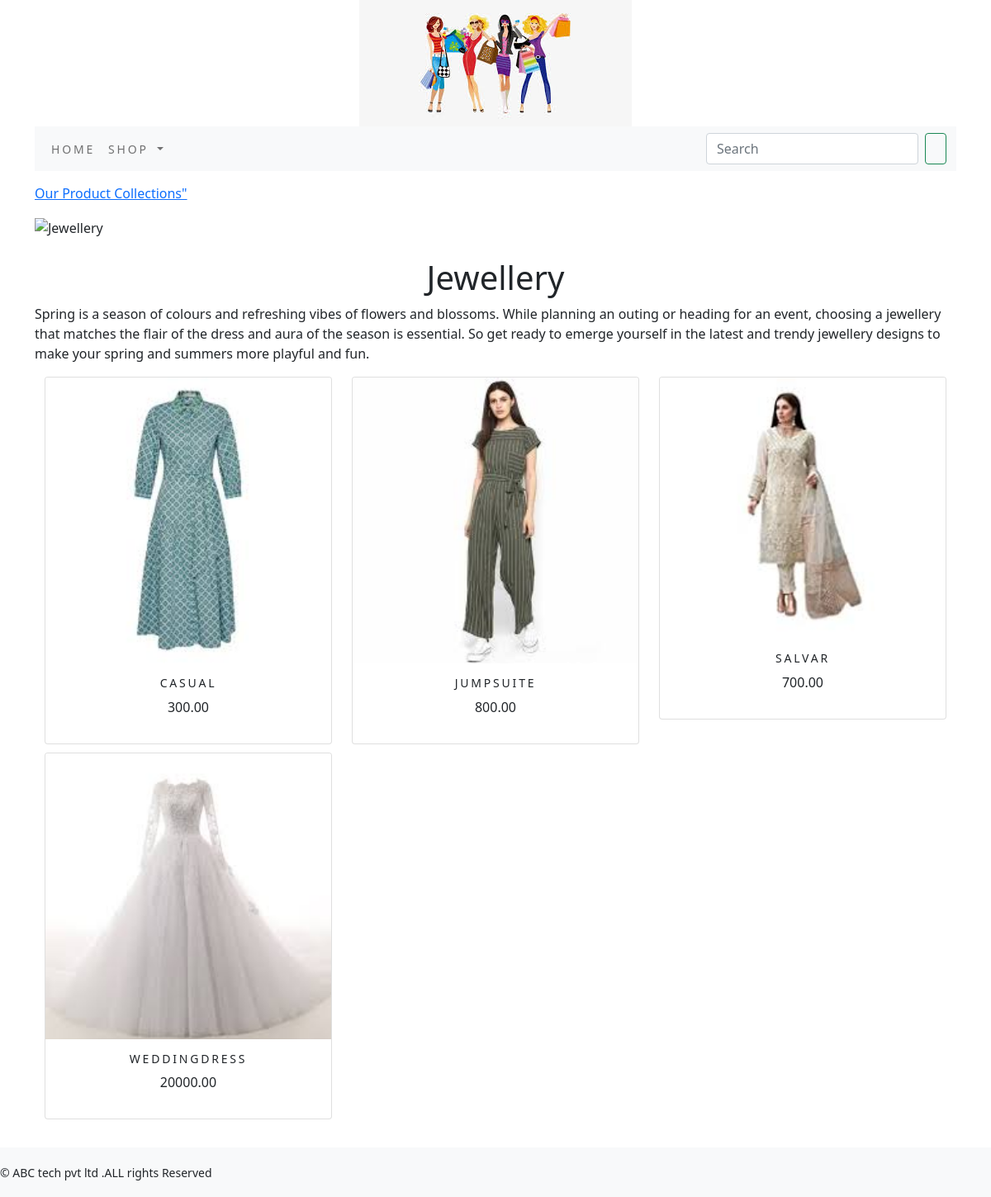
The page /jewellery/ on the database its author committed.
### shopping/models.py (models this page shows, shortened)
class Category(models.Model):
    name=models.CharField(max_length=250,unique=True)
    slug=models.SlugField(max_length=250,unique=True)
    description=models.TextField(blank=True)
    image=models.ImageField(upload_to='category',blank=True)
    class Meta:
        ordering=('name',)
        verbose_name='category'
        verbose_name_plural='categories'
    def get_url(self):
        return reverse('shopping:products_by_category',args=[self.slug])

class product(models.Model):
    name=models.CharField(max_length=250,unique=True)
    slug=models.SlugField(max_length=250,unique=True)
    description=models.TextField(blank=True)
    price=models.DecimalField(max_digits=10,decimal_places=2)
    category=models.ForeignKey(Category,on_delete=models.CASCADE)
    image = models.ImageField(upload_to='product', blank=True)
    stock=models.IntegerField()
    available=models.BooleanField(default=True)
    created=models.DateTimeField(auto_now_add=True)
    updated=models.DateTimeField(auto_now=True)
    def get_url(self):
        return reverse('shopping:proCatdetail',args=[self.category.slug,self.slug])
    class Meta:
        ordering=('name',)
        verbose_name='product'
        verbose_name_plural='products'

### shopping/views.py (the view)
# urls.py: path('', views.allProdCat, name='allProdCat'),
def allProdCat(request,c_slug=None):
    c_page=None
    products_list=None
    if c_slug!=None:
        c_page=get_object_or_404(Category,slug=c_slug)
        products_list=product.objects.all().filter(category=c_page,available=True)
    else:
        products_list=product.objects.all().filter(available=True)
    paginator=Paginator(products_list,6)
    try:
        page=int(request.GET.get('page','1'))
    except:
        page=1
    try:
        products=paginator.page(page)
    except (EmptyPage,InvalidPage):
        products=paginator.page(paginator.num_pages)
    return render(request,"category.html",{'category':c_page,'products':products})

### cart/context_processors.py (called while the page is built)
def counter(request):
    item_count=0
    if 'admin' in request.path:
        return  {}
    else:
        try:
            cart=Cart.objects.filter(cart_id=cart_id(request))
            cart_items=CartItem.objects.all().filter(cart=cart[:1])
            for cart_items in cart_items:
                item_count += cart_items.quantity
        except Cart.DoesNotExist:
            item_count =0
    return dict(item_count=item_count)

### cart/views.py (called while the page is built)
def cart_id(request):
    cart=request.session.session_key
    if not cart:
        cart=request.session.create()
    return cart

### shopping/context_processors.py (called while the page is built)
def menu_links(request):
    links=Category.objects.all()
    return dict(links=links)

### templates/category.html (shortened to what this page needs)
{% extends 'base.html' %}
{% load static %}
{% block content %}
{% if category %}
    <div>
        <div class="row my_row_class">
            <div class="mx-auto">
          <p><a href="{% url 'shopping:allProdCat' %}">Our Product Collections"</a></p>
        </div>
            </div>
    </div>
    {% endif %}
<div class="mx_auto">
    {% if category %}
        <img class="my_image" src="{{category.imagee.url}}" alt="{{category.name}}">
</div>
    <br>
<div>
       <h1 class="text-center my title">{{category.name}}</h1>
       <p class="text-justify">{{category.description}}</p>
</div>
    {% endif %}
<div class="container">
    <div class="row mx_auto">
        {% for product in products.object_list %}
        <div class="my_bottom_margin col-9 col-sm-12  col-md-4 col-lg-4">
            <div class="card text-center" style="min-width:18rem;">
            <a href="{{product.get_url}}"><img class="card-img-top my_image" src="{{product.image.url}}" alt="{{product.name}}"></a>
        <div class="card-body">
            <h4>{{product.name}}</h4>
             <p>{{product.price}}</p>
        </div>
        </div>
        </div>
        {% endfor %}
    </div>
    <br>
</div>
{% endblock %}

### static/css/custom.css (style rules this page uses)
body { font-family: 'Roboto', sans-serif; }
.my_row_class { padding-top :15px; }
.my_image { width:100%; height:auto; }
.my_bottom_margin { margin-bottom:10px; }
.card-body h4 { font-size:14px; text-transform:uppercase; letter-spacing:.2em; }

### rows shown on the page
Category: name "Jewellery", description "Spring is a season of colours and refreshing vibes of flowers and blossoms. While planning an outing or heading for an event, choosing a jewellery that matches the flair of the dress and aura of the season is essential. So get ready to emerge yourself in the latest and trendy jewellery designs to make your spring and summers more playful and fun."
product: image (picture), name "CASUAL", price "300.00"
product: image (picture), name "JUMPSUITE", price "800.00"
product: image (picture), name "SALVAR", price "700.00"
product: image (picture), name "WEDDINGDRESS", price "20000.00"
